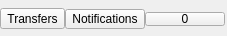
                <widget class="QWidget" name="wTabOptions" native="true">
                 <property name="sizePolicy">
                  <sizepolicy hsizetype="Preferred" vsizetype="Fixed">
                   <horstretch>0</horstretch>
                   <verstretch>0</verstretch>
                  </sizepolicy>
                 </property>
                 <property name="minimumSize">
                  <size>
                   <width>0</width>
                   <height>36</height>
                  </size>
                 </property>
                 <property name="maximumSize">
                  <size>
                   <width>16777215</width>
                   <height>36</height>
                  </size>
                 </property>
                 <layout class="QVBoxLayout" name="verticalLayout_18">
                  <property name="spacing">
                   <number>0</number>
                  </property>
                  <property name="leftMargin">
                   <number>0</number>
                  </property>
                  <property name="topMargin">
                   <number>0</number>
                  </property>
                  <property name="rightMargin">
                   <number>0</number>
                  </property>
                  <property name="bottomMargin">
                   <number>0</number>
                  </property>
                  <item>
                   <widget class="QWidget" name="wContainerTabOptions" native="true">
                    <property name="minimumSize">
                     <size>
                      <width>0</width>
                      <height>36</height>
                     </size>
                    </property>
                    <property name="maximumSize">
                     <size>
                      <width>16777215</width>
                      <height>36</height>
                     </size>
                    </property>
                    <layout class="QHBoxLayout" name="horizontalLayout_13">
                     <property name="spacing">
                      <number>0</number>
                     </property>
                     <property name="leftMargin">
                      <number>0</number>
                     </property>
                     <property name="topMargin">
                      <number>0</number>
                     </property>
                     <property name="rightMargin">
                      <number>0</number>
                     </property>
                     <property name="bottomMargin">
                      <number>0</number>
                     </property>
                     <item>
                      <widget class="QWidget" name="wTransfers" native="true">
                       <property name="minimumSize">
                        <size>
                         <width>0</width>
                         <height>36</height>
                        </size>
                       </property>
                       <property name="maximumSize">
                        <size>
                         <width>16777215</width>
                         <height>36</height>
                        </size>
                       </property>
                       <layout class="QVBoxLayout" name="verticalLayout_16">
                        <property name="spacing">
                         <number>5</number>
                        </property>
                        <property name="leftMargin">
                         <number>0</number>
                        </property>
                        <property name="topMargin">
                         <number>0</number>
                        </property>
                        <property name="rightMargin">
                         <number>0</number>
                        </property>
                        <property name="bottomMargin">
                         <number>0</number>
                        </property>
                        <item>
                         <spacer name="verticalSpacer_3">
                          <property name="orientation">
                           <enum>Qt::Vertical</enum>
                          </property>
                          <property name="sizeHint" stdset="0">
                           <size>
                            <width>20</width>
                            <height>40</height>
                           </size>
                          </property>
                         </spacer>
                        </item>
                        <item>
                         <widget class="QToolButton" name="tTransfers">
                          <property name="text">
                           <string>Transfers</string>
                          </property>
                         </widget>
                        </item>
                        <item>
                         <widget class="QLabel" name="lTransfers">
                          <property name="minimumSize">
                           <size>
                            <width>0</width>
                            <height>2</height>
                           </size>
                          </property>
                          <property name="maximumSize">
                           <size>
                            <width>16777215</width>
                            <height>2</height>
                           </size>
                          </property>
                          <property name="text">
                           <string/>
                          </property>
                         </widget>
                        </item>
                       </layout>
                      </widget>
                     </item>
                     <item>
                      <widget class="QWidget" name="wRecents" native="true">
                       <property name="minimumSize">
                        <size>
                         <width>0</width>
                         <height>36</height>
                        </size>
                       </property>
                       <property name="maximumSize">
                        <size>
                         <width>16777215</width>
                         <height>36</height>
                        </size>
                       </property>
                       <layout class="QVBoxLayout" name="verticalLayout_17">
                        <property name="spacing">
                         <number>5</number>
                        </property>
                        <property name="leftMargin">
                         <number>0</number>
                        </property>
                        <property name="topMargin">
                         <number>0</number>
                        </property>
                        <property name="rightMargin">
                         <number>0</number>
                        </property>
                        <property name="bottomMargin">
                         <number>0</number>
                        </property>
                        <item>
                         <spacer name="verticalSpacer_2">
                          <property name="orientation">
                           <enum>Qt::Vertical</enum>
                          </property>
                          <property name="sizeHint" stdset="0">
                           <size>
                            <width>20</width>
                            <height>40</height>
                           </size>
                          </property>
                         </spacer>
                        </item>
                        <item>
                         <widget class="QWidget" name="wNotificationsTab" native="true">
                          <property name="minimumSize">
                           <size>
                            <width>40</width>
                            <height>0</height>
                           </size>
                          </property>
                          <layout class="QHBoxLayout" name="horizontalLayout_11">
                           <property name="spacing">
                            <number>0</number>
                           </property>
                           <property name="leftMargin">
                            <number>0</number>
                           </property>
                           <property name="topMargin">
                            <number>0</number>
                           </property>
                           <property name="rightMargin">
                            <number>0</number>
                           </property>
                           <property name="bottomMargin">
                            <number>0</number>
                           </property>
                           <item>
                            <widget class="QToolButton" name="tNotifications">
                             <property name="minimumSize">
                              <size>
                               <width>0</width>
                               <height>20</height>
                              </size>
                             </property>
                             <property name="text">
                              <string>Notifications</string>
                             </property>
                            </widget>
                           </item>
                           <item>
                            <widget class="QPushButton" name="bNumberUnseenNotifications">
                             <property name="sizePolicy">
                              <sizepolicy hsizetype="Minimum" vsizetype="Fixed">
                               <horstretch>0</horstretch>
                               <verstretch>0</verstretch>
                              </sizepolicy>
                             </property>
                             <property name="minimumSize">
                              <size>
                               <width>6</width>
                               <height>14</height>
                              </size>
                             </property>
                             <property name="maximumSize">
                              <size>
                               <width>16777215</width>
                               <height>14</height>
                              </size>
                             </property>
                             <property name="text">
                              <string notr="true">0</string>
                             </property>
                            </widget>
                           </item>
                          </layout>
                         </widget>
                        </item>
                        <item>
                         <widget class="QLabel" name="lRecents">
                          <property name="minimumSize">
                           <size>
                            <width>0</width>
                            <height>2</height>
                           </size>
                          </property>
                          <property name="maximumSize">
                           <size>
                            <width>16777215</width>
                            <height>2</height>
                           </size>
                          </property>
                          <property name="text">
                           <string/>
                          </property>
                         </widget>
                        </item>
                       </layout>
                      </widget>
                     </item>
                     <item>
                      <spacer name="horizontalSpacer_12">
                       <property name="orientation">
                        <enum>Qt::Horizontal</enum>
                       </property>
                       <property name="sizeHint" stdset="0">
                        <size>
                         <width>2</width>
                         <height>20</height>
                        </size>
                       </property>
                      </spacer>
                     </item>
                    </layout>
                   </widget>
                  </item>
                 </layout>
                </widget>
